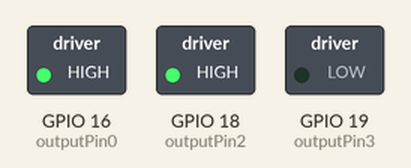
Recording of a sketch running on a simulated ESP32. On the bench: switched loads named in the sketch (green lamp = pin HIGH). Pins used as bus, display or sensor lines are not drawn.

Above: at 0.1 s.
At 10.1 s:
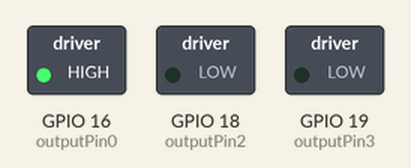
At 20.1 s:
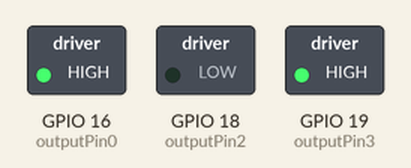
At 50.1 s:
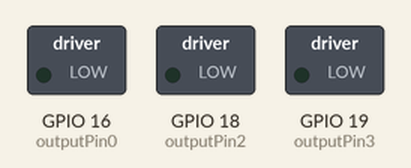
At 60.1 s:
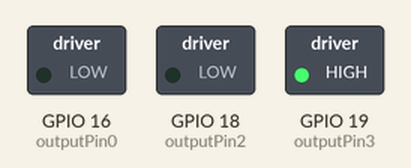
At 120.1 s:
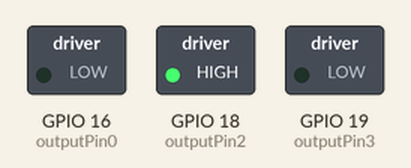
Timing chart, 0 to 121.6 s (numbered marks = the images above):
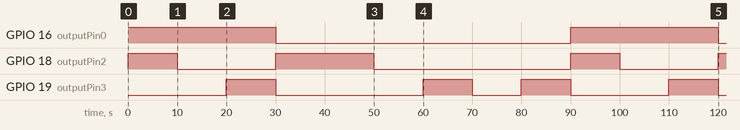

The sketch:

motor_check.ino
```cpp
#define outputPin0 16
#define outputPin1 17
#define outputPin2 18
#define outputPin3 19

void forward(uint32_t pwm);
void slowly_left(uint32_t pwm);
void rapidly_left(uint32_t pwm);
void slowly_right(uint32_t pwm);
void nothing(void);
void back_slowly_left(uint32_t pwm);
void rapidly_right(uint32_t pwm);
void back_slowly_right(uint32_t pwm);
void backward(uint32_t pwm);
void stop(void);


uint32_t pwm = 255;
bool boost = false;

void setup() {
  Serial.begin(115200);

  pinMode(outputPin0, OUTPUT);
  pinMode(outputPin1, OUTPUT);
  pinMode(outputPin2, OUTPUT);
  pinMode(outputPin3, OUTPUT);

  ledcAttach(outputPin0, 5000, 8);
  ledcAttach(outputPin1, 5000, 8);
  ledcAttach(outputPin2, 5000, 8);
  ledcAttach(outputPin3, 5000, 8);
}

void loop() {
  forward(pwm);
  delay(10000);
  stop();

  slowly_left(pwm);
  delay(10000);
  stop();

  rapidly_left(pwm);
  delay(10000);
  stop();

  slowly_right(pwm);
  delay(10000);
  stop();

  rapidly_right(pwm);
  delay(10000);
  stop();

  nothing();
  delay(10000);
  stop();

  back_slowly_left(pwm);
  delay(10000);
  stop();

  back_slowly_right(pwm);
  delay(10000);
  stop();

  backward(pwm);
  delay(10000);
  stop();
}

void forward(uint32_t pwm) {
  ledcWrite(outputPin0,pwm);
  ledcWrite(outputPin1,0);
  ledcWrite(outputPin2,pwm);
  ledcWrite(outputPin3,0);
}
void slowly_left(uint32_t pwm) {
  ledcWrite(outputPin0,pwm);
  ledcWrite(outputPin1,0);
  ledcWrite(outputPin2,0);
  ledcWrite(outputPin3,0);
}
void rapidly_left(uint32_t pwm) {
  ledcWrite(outputPin0,pwm);
  ledcWrite(outputPin1,0);
  ledcWrite(outputPin2,0);
  ledcWrite(outputPin3,pwm);
}
void slowly_right(uint32_t pwm) {
  ledcWrite(outputPin0,0);
  ledcWrite(outputPin1,0);
  ledcWrite(outputPin2,pwm);
  ledcWrite(outputPin3,0);
}
void nothing(void){
  ledcWrite(outputPin0,0);
  ledcWrite(outputPin1,0);
  ledcWrite(outputPin2,0);
  ledcWrite(outputPin3,0);
}
void back_slowly_left(uint32_t pwm) {
  ledcWrite(outputPin0,0);
  ledcWrite(outputPin1,0);
  ledcWrite(outputPin2,0);
  ledcWrite(outputPin3,pwm);
}
void rapidly_right(uint32_t pwm) {
  ledcWrite(outputPin0,0);
  ledcWrite(outputPin1,pwm);
  ledcWrite(outputPin2,pwm);
  ledcWrite(outputPin3,0);
}
void back_slowly_right(uint32_t pwm) {
  ledcWrite(outputPin0,0);
  ledcWrite(outputPin1,pwm);
  ledcWrite(outputPin2,0);
  ledcWrite(outputPin3,0);
}
void backward(uint32_t pwm) {
  ledcWrite(outputPin0,0);
  ledcWrite(outputPin1,pwm);
  ledcWrite(outputPin2,0);
  ledcWrite(outputPin3,pwm);
}
void stop(void){
  ledcWrite(outputPin0,255);
  ledcWrite(outputPin1,255);
  ledcWrite(outputPin2,255);
  ledcWrite(outputPin3,255);
}
```

Measured:
- by itself, GPIO 16 (outputPin0): alternates HIGH for 30.0 s and LOW for 60.0 s
- by itself, GPIO 18 (outputPin2): goes HIGH 10.0 s, LOW 20.0 s, HIGH 20.0 s, LOW 40.0 s, HIGH 10.0 s, LOW 20.0 s, then HIGH
- by itself, GPIO 19 (outputPin3): LOW → HIGH at 20.0 s, → LOW 10.0 s later, → HIGH 30.0 s later, → LOW 10.0 s later, … (8 changes in this stretch)
